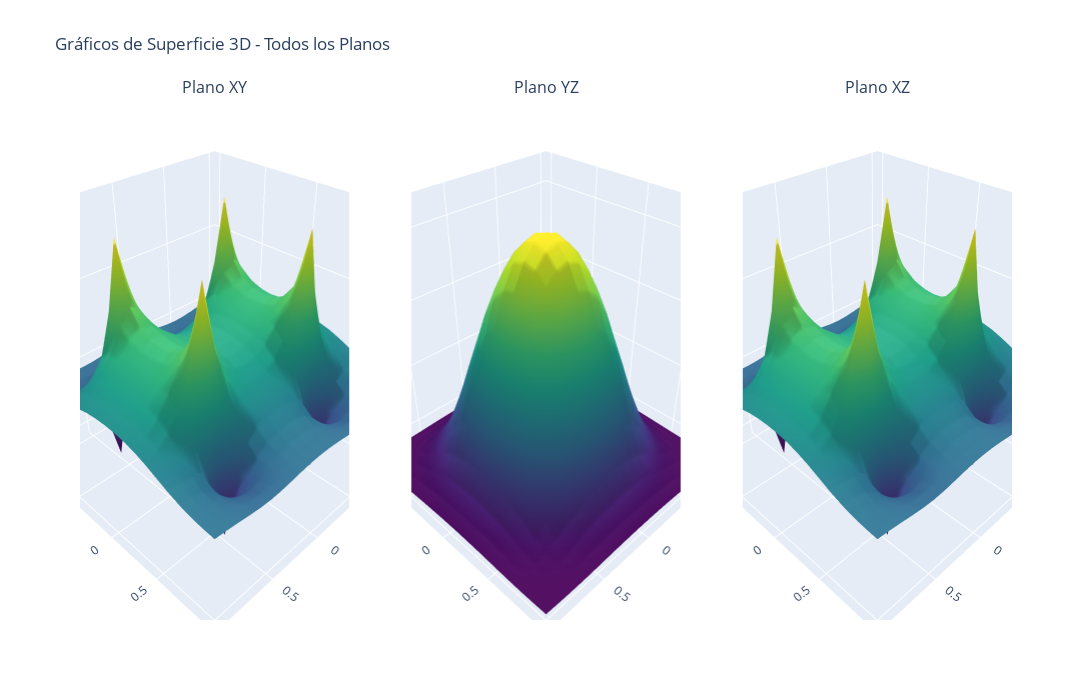

Write notebook code for a chart like this one.
### Code cell
# Leer el archivo CSV
#x_coil_results_s = pd.read_csv('/home/iaapp/brayan/Helmholtz/x_coil_results_s.csv')

hplot.simple_3d_surface_plot(x_coil_results_s)

#hplot.plot_magnetic_field(x_coil_results_s)

### Figure 1 — Plotly figure (JSON) as saved in the notebook; plotly's stock layout.template omitted (floating-point values rounded to 4 significant figures; data arrays with more than 128 entries replaced by an {"elided": "..."} marker saying what was removed)
{"data": [{"colorscale": [[0, "#440154"], [0.1111, "#482878"], [0.2222, "#3e4989"], [0.3333, "#31688e"], [0.4444, "#26828e"], [0.5556, "#1f9e89"], [0.6667, "#35b779"], [0.7778, "#6ece58"], [0.8889, "#b5de2b"], [1, "#fde725"]], "scene": "scene", "showscale": false, "type": "surface", "x": {"elided": "22x22 float values"}, "y": {"elided": "22x22 float values"}, "z": {"elided": "22x22 float values"}}, {"colorscale": [[0, "#440154"], [0.1111, "#482878"], [0.2222, "#3e4989"], [0.3333, "#31688e"], [0.4444, "#26828e"], [0.5556, "#1f9e89"], [0.6667, "#35b779"], [0.7778, "#6ece58"], [0.8889, "#b5de2b"], [1, "#fde725"]], "scene": "scene2", "showscale": false, "type": "surface", "x": {"elided": "22x22 float values"}, "y": {"elided": "22x22 float values"}, "z": {"elided": "22x22 float values"}}, {"colorscale": [[0, "#440154"], [0.1111, "#482878"], [0.2222, "#3e4989"], [0.3333, "#31688e"], [0.4444, "#26828e"], [0.5556, "#1f9e89"], [0.6667, "#35b779"], [0.7778, "#6ece58"], [0.8889, "#b5de2b"], [1, "#fde725"]], "scene": "scene3", "showscale": false, "type": "surface", "x": {"elided": "22x22 float values"}, "y": {"elided": "22x22 float values"}, "z": {"elided": "22x22 float values"}}], "layout": {"annotations": [{"font": {"size": 16}, "showarrow": false, "text": "Plano XY", "x": 0.1444, "xanchor": "center", "xref": "paper", "y": 1, "yanchor": "bottom", "yref": "paper"}, {"font": {"size": 16}, "showarrow": false, "text": "Plano YZ", "x": 0.5, "xanchor": "center", "xref": "paper", "y": 1, "yanchor": "bottom", "yref": "paper"}, {"font": {"size": 16}, "showarrow": false, "text": "Plano XZ", "x": 0.8556, "xanchor": "center", "xref": "paper", "y": 1, "yanchor": "bottom", "yref": "paper"}], "height": 700, "scene": {"domain": {"x": [0, 0.2889], "y": [0, 1]}}, "scene2": {"domain": {"x": [0.3556, 0.6444], "y": [0, 1]}}, "scene3": {"domain": {"x": [0.7111, 1], "y": [0, 1]}}, "showlegend": false, "title": {"text": "Gráficos de Superficie 3D - Todos los Planos"}, "width": 1800}}
